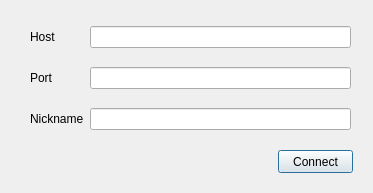
<?xml version="1.0" encoding="UTF-8"?>
<ui version="4.0">
 <class>Dialog</class>
 <widget class="QDialog" name="Dialog">
  <property name="geometry">
   <rect>
    <x>0</x>
    <y>0</y>
    <width>373</width>
    <height>193</height>
   </rect>
  </property>
  <property name="windowTitle">
   <string>Dialog</string>
  </property>
  <widget class="QPushButton" name="pushButtonConnect">
   <property name="geometry">
    <rect>
     <x>278</x>
     <y>150</y>
     <width>75</width>
     <height>23</height>
    </rect>
   </property>
   <property name="text">
    <string>Connect</string>
   </property>
  </widget>
  <widget class="QWidget" name="">
   <property name="geometry">
    <rect>
     <x>30</x>
     <y>13</y>
     <width>321</width>
     <height>131</height>
    </rect>
   </property>
   <layout class="QGridLayout" name="gridLayout">
    <item row="0" column="0">
     <widget class="QLabel" name="label">
      <property name="text">
       <string>Host</string>
      </property>
     </widget>
    </item>
    <item row="0" column="1">
     <widget class="QLineEdit" name="lineEditHost"/>
    </item>
    <item row="1" column="0">
     <widget class="QLabel" name="label_2">
      <property name="text">
       <string>Port</string>
      </property>
     </widget>
    </item>
    <item row="1" column="1">
     <widget class="QLineEdit" name="lineEditPort"/>
    </item>
    <item row="2" column="0">
     <widget class="QLabel" name="label_3">
      <property name="text">
       <string>Nickname</string>
      </property>
     </widget>
    </item>
    <item row="2" column="1">
     <widget class="QLineEdit" name="lineEditNick"/>
    </item>
   </layout>
  </widget>
 </widget>
 <resources/>
 <connections/>
</ui>
